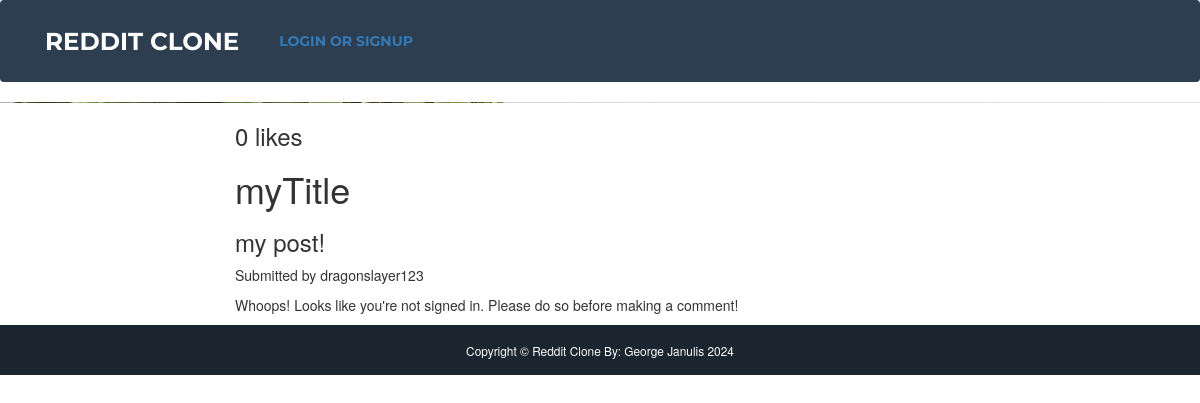
The page /posts/2 on the database its author committed.
### reddit/models.py (models this page shows)
class PostDB(db.Model):
    __tablename__ = 'posts'
    id = db.Column(db.Integer, primary_key=True, nullable=False)
    title = db.Column(db.String(50), nullable=False)
    content = db.Column(db.String(1000), nullable=False)
    author = db.Column(db.String(24), db.ForeignKey('users.username'), nullable=False)
    num_likes = db.Column(db.Integer, nullable=False)
    time = db.Column(db.DateTime, nullable=False)

### reddit/views.py (the view, shortened to what this page needs)
@app.route('/posts/<post_id>', methods=['GET', 'POST'])
def post(post_id):
    if request.method == 'GET':
        post = PostDB.query.filter_by(id=post_id).first()
        if post is None:
            return render_template('error.html', error="Post doesn't exist")
        comments = CommentDB.query.filter_by(post_id=post_id).all()
        return render_template('post.html', post=post, comments=comments)

### reddit/templates/post.html (shortened to what this page needs)
{% extends "base.html" %}
{% block content %}
<h3> {{ post.num_likes }} likes </h3>
<h1>{{ post.title }}</h1>
<h3>{{ post.content }}</h3>
<p>Submitted by {{ post.author }}</p>
{% if current_user.is_authenticated %}
    <h2>Submit a comment (be respectful!): </h2>
    <form action="{{ url_for('post', post_id=post.id) }}" name="write" method="POST">
        <textarea name="content" class="form-control" placeholder="Content" type="text"></textarea>
        <br>
        <button class="btn btn-secondary" type="submit">Submit Comment</button>
    </form>
{% else %}
    <p>Whoops! Looks like you're not signed in. Please do so before making a comment!</p>
{% endif %}
{% endblock %}

### rows shown on the page
PostDB: num_likes "0", title "myTitle", content "my post!", author "dragonslayer123"
